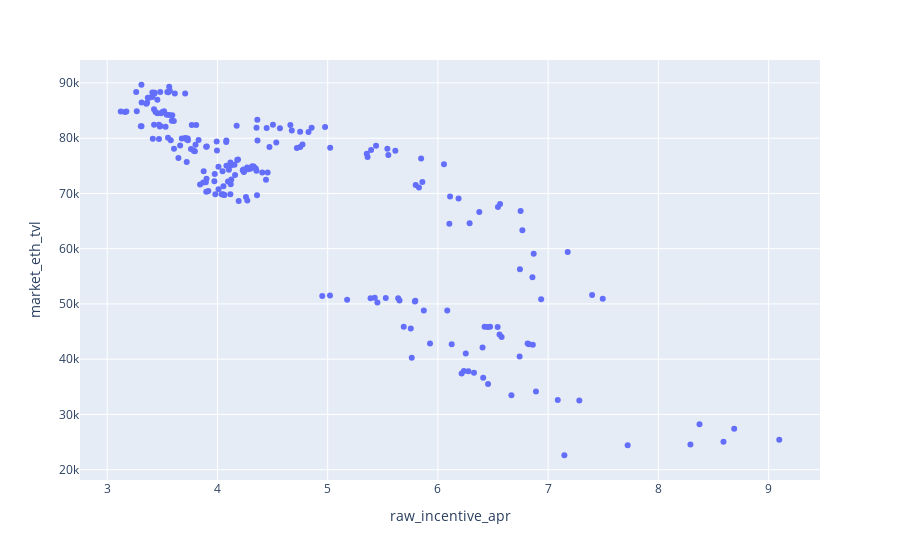

The code cell stored with this chart in its notebook:
### Code cell
px.scatter(frxETH_ETH_apr_df, x='raw_incentive_apr', y='market_eth_tvl')

### Figure 1 — Plotly figure (JSON) as saved in the notebook; plotly's stock layout.template omitted (floating-point values rounded to 4 significant figures; data arrays with more than 128 entries replaced by an {"elided": "..."} marker saying what was removed)
{"data": [{"hovertemplate": "raw_incentive_apr=%{x}<br>market_eth_tvl=%{y}<extra></extra>", "legendgroup": "", "marker": {"color": "#636efa", "symbol": "circle"}, "mode": "markers", "name": "", "orientation": "v", "showlegend": false, "type": "scatter", "x": {"elided": "212 float values"}, "xaxis": "x", "y": {"elided": "212 float values"}, "yaxis": "y"}], "layout": {"legend": {"tracegroupgap": 0}, "margin": {"t": 60}, "xaxis": {"anchor": "y", "domain": [0, 1], "title": {"text": "raw_incentive_apr"}}, "yaxis": {"anchor": "x", "domain": [0, 1], "title": {"text": "market_eth_tvl"}}}}
